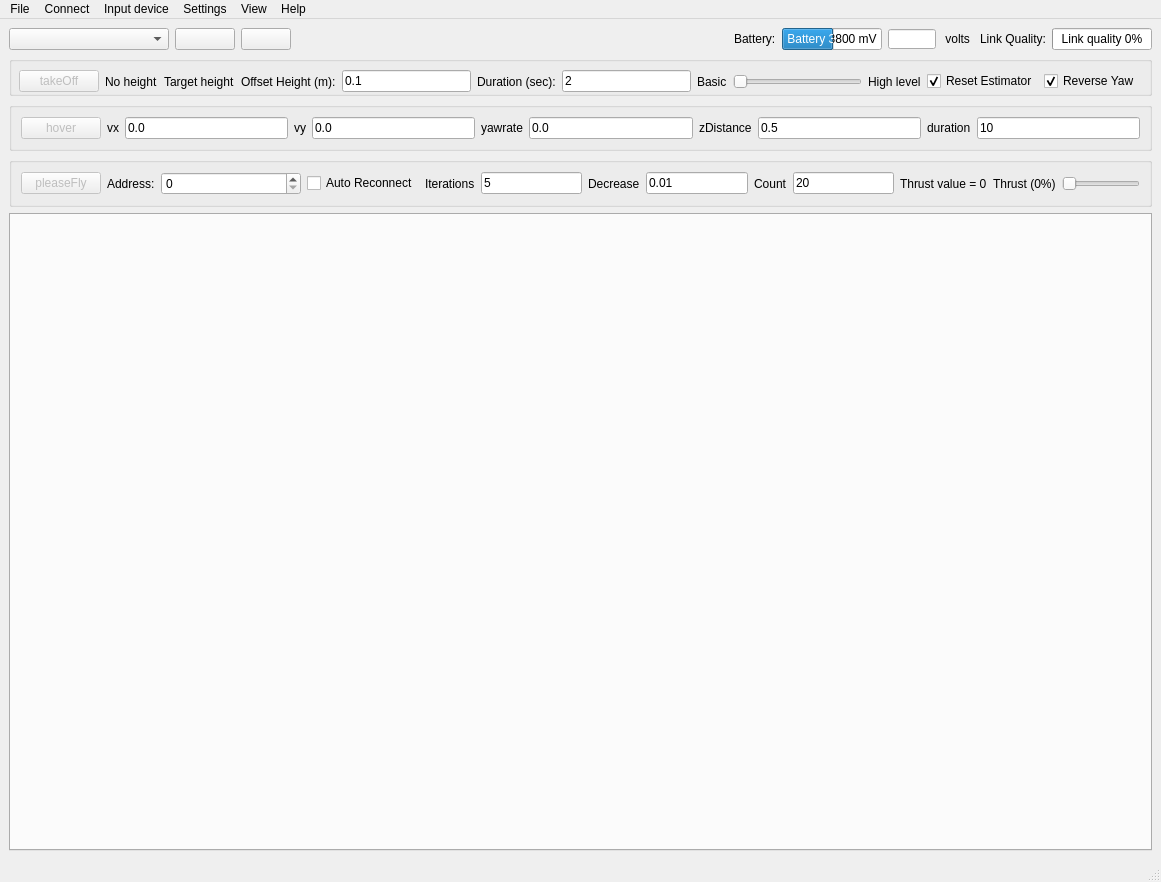
<?xml version="1.0" encoding="UTF-8"?>
<ui version="4.0">
 <class>MainWindow</class>
 <widget class="QMainWindow" name="MainWindow">
  <property name="geometry">
   <rect>
    <x>0</x>
    <y>0</y>
    <width>1161</width>
    <height>882</height>
   </rect>
  </property>
  <property name="windowTitle">
   <string>Crazyflie Nano Quadcopter Control</string>
  </property>
  <property name="statusTip">
   <string/>
  </property>
  <widget class="QWidget" name="centralwidget">
   <layout class="QGridLayout" name="gridLayout">
    <item row="0" column="0">
     <layout class="QVBoxLayout" name="verticalLayout_2">
      <item>
       <layout class="QGridLayout" name="gridLayout_2">
        <item row="0" column="6">
         <widget class="QLineEdit" name="_aff_volts">
          <property name="sizePolicy">
           <sizepolicy hsizetype="Fixed" vsizetype="Fixed">
            <horstretch>0</horstretch>
            <verstretch>0</verstretch>
           </sizepolicy>
          </property>
          <property name="minimumSize">
           <size>
            <width>48</width>
            <height>20</height>
           </size>
          </property>
          <property name="maximumSize">
           <size>
            <width>48</width>
            <height>20</height>
           </size>
          </property>
          <property name="alignment">
           <set>Qt::AlignRight|Qt::AlignTrailing|Qt::AlignVCenter</set>
          </property>
          <property name="readOnly">
           <bool>true</bool>
          </property>
         </widget>
        </item>
        <item row="0" column="0">
         <widget class="QComboBox" name="interfaceCombo">
          <property name="minimumSize">
           <size>
            <width>160</width>
            <height>0</height>
           </size>
          </property>
          <property name="editable">
           <bool>false</bool>
          </property>
         </widget>
        </item>
        <item row="0" column="1">
         <widget class="QPushButton" name="connectButton">
          <property name="minimumSize">
           <size>
            <width>60</width>
            <height>0</height>
           </size>
          </property>
          <property name="toolTip">
           <string/>
          </property>
         </widget>
        </item>
        <item row="0" column="2">
         <widget class="QPushButton" name="scanButton">
          <property name="minimumSize">
           <size>
            <width>50</width>
            <height>0</height>
           </size>
          </property>
         </widget>
        </item>
        <item row="0" column="3">
         <spacer name="horizontalSpacer">
          <property name="orientation">
           <enum>Qt::Horizontal</enum>
          </property>
          <property name="sizeHint" stdset="0">
           <size>
            <width>40</width>
            <height>20</height>
           </size>
          </property>
         </spacer>
        </item>
        <item row="0" column="8">
         <widget class="QLabel" name="linkQualityLabel">
          <property name="text">
           <string>Link Quality:</string>
          </property>
         </widget>
        </item>
        <item row="0" column="9">
         <widget class="QProgressBar" name="linkQualityBar">
          <property name="minimumSize">
           <size>
            <width>30</width>
            <height>0</height>
           </size>
          </property>
          <property name="maximumSize">
           <size>
            <width>100</width>
            <height>16777215</height>
           </size>
          </property>
          <property name="maximum">
           <number>100</number>
          </property>
          <property name="value">
           <number>0</number>
          </property>
          <property name="textVisible">
           <bool>true</bool>
          </property>
          <property name="format">
           <string>Link quality %p%</string>
          </property>
         </widget>
        </item>
        <item row="0" column="4">
         <widget class="QLabel" name="batteryLabel">
          <property name="text">
           <string>Battery:</string>
          </property>
         </widget>
        </item>
        <item row="0" column="5">
         <widget class="QProgressBar" name="batteryBar">
          <property name="minimumSize">
           <size>
            <width>30</width>
            <height>0</height>
           </size>
          </property>
          <property name="maximumSize">
           <size>
            <width>100</width>
            <height>16777215</height>
           </size>
          </property>
          <property name="minimum">
           <number>3400</number>
          </property>
          <property name="maximum">
           <number>4180</number>
          </property>
          <property name="value">
           <number>3800</number>
          </property>
          <property name="textVisible">
           <bool>true</bool>
          </property>
          <property name="invertedAppearance">
           <bool>false</bool>
          </property>
          <property name="textDirection">
           <enum>QProgressBar::TopToBottom</enum>
          </property>
          <property name="format">
           <string>Battery %v mV</string>
          </property>
         </widget>
        </item>
        <item row="0" column="7">
         <widget class="QLabel" name="label">
          <property name="text">
           <string> volts </string>
          </property>
         </widget>
        </item>
       </layout>
      </item>
      <item>
       <widget class="QGroupBox" name="reverseYawCheck">
        <property name="minimumSize">
         <size>
          <width>0</width>
          <height>40</height>
         </size>
        </property>
        <property name="maximumSize">
         <size>
          <width>16777215</width>
          <height>16777215</height>
         </size>
        </property>
        <property name="title">
         <string/>
        </property>
        <widget class="QWidget" name="layoutWidget">
         <property name="geometry">
          <rect>
           <x>10</x>
           <y>0</y>
           <width>1121</width>
           <height>51</height>
          </rect>
         </property>
         <layout class="QHBoxLayout" name="horizontalLayout_4">
          <item>
           <widget class="QPushButton" name="takeOffButton">
            <property name="enabled">
             <bool>false</bool>
            </property>
            <property name="text">
             <string>takeOff</string>
            </property>
           </widget>
          </item>
          <item>
           <widget class="QLabel" name="initialHeight">
            <property name="text">
             <string>No height</string>
            </property>
           </widget>
          </item>
          <item>
           <widget class="QLabel" name="targetHeightLabel">
            <property name="text">
             <string>Target height</string>
            </property>
           </widget>
          </item>
          <item>
           <widget class="QLabel" name="label_5">
            <property name="text">
             <string>Offset Height (m):</string>
            </property>
           </widget>
          </item>
          <item>
           <widget class="QLineEdit" name="takeOffHeightText">
            <property name="text">
             <string>0.1</string>
            </property>
           </widget>
          </item>
          <item>
           <widget class="QLabel" name="label_6">
            <property name="text">
             <string>Duration (sec):</string>
            </property>
           </widget>
          </item>
          <item>
           <widget class="QLineEdit" name="takeOffDurationText">
            <property name="text">
             <string>2</string>
            </property>
           </widget>
          </item>
          <item>
           <widget class="QLabel" name="label_7">
            <property name="text">
             <string>Basic</string>
            </property>
           </widget>
          </item>
          <item>
           <widget class="QSlider" name="contollerSlider">
            <property name="maximum">
             <number>1</number>
            </property>
            <property name="orientation">
             <enum>Qt::Horizontal</enum>
            </property>
           </widget>
          </item>
          <item>
           <widget class="QLabel" name="label_8">
            <property name="text">
             <string>High level</string>
            </property>
           </widget>
          </item>
          <item>
           <widget class="QCheckBox" name="resetEstimatorCheck">
            <property name="text">
             <string>Reset Estimator</string>
            </property>
            <property name="checked">
             <bool>true</bool>
            </property>
           </widget>
          </item>
          <item>
           <widget class="QCheckBox" name="checkBox">
            <property name="text">
             <string>Reverse Yaw</string>
            </property>
            <property name="checked">
             <bool>true</bool>
            </property>
           </widget>
          </item>
         </layout>
        </widget>
       </widget>
      </item>
      <item>
       <widget class="QGroupBox" name="groupBox_3">
        <property name="title">
         <string/>
        </property>
        <layout class="QHBoxLayout" name="horizontalLayout">
         <item>
          <widget class="QPushButton" name="hoverButton">
           <property name="enabled">
            <bool>false</bool>
           </property>
           <property name="text">
            <string>hover</string>
           </property>
          </widget>
         </item>
         <item>
          <widget class="QLabel" name="label_9">
           <property name="text">
            <string>vx</string>
           </property>
          </widget>
         </item>
         <item>
          <widget class="QLineEdit" name="hoverVxText">
           <property name="enabled">
            <bool>true</bool>
           </property>
           <property name="text">
            <string>0.0</string>
           </property>
          </widget>
         </item>
         <item>
          <widget class="QLabel" name="label_10">
           <property name="text">
            <string>vy</string>
           </property>
          </widget>
         </item>
         <item>
          <widget class="QLineEdit" name="hoverVyText">
           <property name="enabled">
            <bool>true</bool>
           </property>
           <property name="text">
            <string>0.0</string>
           </property>
          </widget>
         </item>
         <item>
          <widget class="QLabel" name="label_11">
           <property name="text">
            <string>yawrate</string>
           </property>
          </widget>
         </item>
         <item>
          <widget class="QLineEdit" name="hoverYawrateText">
           <property name="text">
            <string>0.0</string>
           </property>
          </widget>
         </item>
         <item>
          <widget class="QLabel" name="label_13">
           <property name="text">
            <string>zDistance</string>
           </property>
          </widget>
         </item>
         <item>
          <widget class="QLineEdit" name="hoverZDistanceText">
           <property name="text">
            <string>0.5</string>
           </property>
          </widget>
         </item>
         <item>
          <widget class="QLabel" name="label_12">
           <property name="text">
            <string>duration</string>
           </property>
          </widget>
         </item>
         <item>
          <widget class="QLineEdit" name="hoverDurationText">
           <property name="text">
            <string>10</string>
           </property>
          </widget>
         </item>
        </layout>
       </widget>
      </item>
      <item>
       <widget class="QGroupBox" name="groupBox">
        <layout class="QHBoxLayout" stretch="0,0,0,0,0,0,0,0,0,0,0,0,0">
         <item>
          <widget class="QPushButton" name="autoControl">
           <property name="enabled">
            <bool>false</bool>
           </property>
           <property name="text">
            <string>pleaseFly</string>
           </property>
          </widget>
         </item>
         <item>
          <widget class="QLabel" name="addressLabel">
           <property name="text">
            <string>Address:</string>
           </property>
          </widget>
         </item>
         <item>
          <widget class="HexSpinBox" name="address">
           <property name="minimumSize">
            <size>
             <width>140</width>
             <height>0</height>
            </size>
           </property>
          </widget>
         </item>
         <item>
          <widget class="QCheckBox" name="autoReconnectCheckBox">
           <property name="mouseTracking">
            <bool>false</bool>
           </property>
           <property name="text">
            <string>Auto Reconnect</string>
           </property>
           <property name="checked">
            <bool>false</bool>
           </property>
          </widget>
         </item>
         <item>
          <widget class="QLabel" name="label_2">
           <property name="text">
            <string>Iterations</string>
           </property>
          </widget>
         </item>
         <item>
          <widget class="QLineEdit" name="iterationsText">
           <property name="text">
            <string>5</string>
           </property>
          </widget>
         </item>
         <item>
          <widget class="QLabel" name="label_3">
           <property name="text">
            <string>Decrease</string>
           </property>
          </widget>
         </item>
         <item>
          <widget class="QLineEdit" name="decreasePercText">
           <property name="sizePolicy">
            <sizepolicy hsizetype="Minimum" vsizetype="Fixed">
             <horstretch>0</horstretch>
             <verstretch>0</verstretch>
            </sizepolicy>
           </property>
           <property name="minimumSize">
            <size>
             <width>50</width>
             <height>0</height>
            </size>
           </property>
           <property name="text">
            <string>0.01</string>
           </property>
          </widget>
         </item>
         <item>
          <widget class="QLabel" name="label_4">
           <property name="text">
            <string>Count</string>
           </property>
          </widget>
         </item>
         <item>
          <widget class="QLineEdit" name="countText">
           <property name="text">
            <string>20</string>
           </property>
          </widget>
         </item>
         <item>
          <widget class="QLabel" name="thrustValueLabel">
           <property name="text">
            <string>Thrust value = 0</string>
           </property>
          </widget>
         </item>
         <item>
          <widget class="QLabel" name="thrustLabel">
           <property name="text">
            <string>Thrust (0%)</string>
           </property>
          </widget>
         </item>
         <item>
          <widget class="QSlider" name="thrustSlider">
           <property name="orientation">
            <enum>Qt::Horizontal</enum>
           </property>
          </widget>
         </item>
        </layout>
       </widget>
      </item>
      <item>
       <widget class="QScrollArea" name="scrollArea">
        <property name="autoFillBackground">
         <bool>false</bool>
        </property>
        <property name="frameShape">
         <enum>QFrame::NoFrame</enum>
        </property>
        <property name="frameShadow">
         <enum>QFrame::Sunken</enum>
        </property>
        <property name="lineWidth">
         <number>1</number>
        </property>
        <property name="verticalScrollBarPolicy">
         <enum>Qt::ScrollBarAsNeeded</enum>
        </property>
        <property name="widgetResizable">
         <bool>true</bool>
        </property>
        <widget class="QWidget" name="scrollAreaWidgetContents">
         <property name="geometry">
          <rect>
           <x>0</x>
           <y>0</y>
           <width>1141</width>
           <height>594</height>
          </rect>
         </property>
         <property name="sizePolicy">
          <sizepolicy hsizetype="Expanding" vsizetype="Expanding">
           <horstretch>0</horstretch>
           <verstretch>0</verstretch>
          </sizepolicy>
         </property>
         <layout class="QGridLayout" name="gridLayout_3">
          <property name="sizeConstraint">
           <enum>QLayout::SetNoConstraint</enum>
          </property>
          <property name="margin">
           <number>0</number>
          </property>
          <item row="0" column="0">
           <widget class="QTabWidget" name="tabs">
            <property name="sizePolicy">
             <sizepolicy hsizetype="Preferred" vsizetype="Expanding">
              <horstretch>0</horstretch>
              <verstretch>0</verstretch>
             </sizepolicy>
            </property>
            <property name="currentIndex">
             <number>-1</number>
            </property>
           </widget>
          </item>
         </layout>
        </widget>
       </widget>
      </item>
     </layout>
    </item>
   </layout>
  </widget>
  <widget class="QMenuBar" name="menubar">
   <property name="geometry">
    <rect>
     <x>0</x>
     <y>0</y>
     <width>1161</width>
     <height>25</height>
    </rect>
   </property>
   <widget class="QMenu" name="menuFile">
    <property name="title">
     <string>File</string>
    </property>
    <addaction name="separator"/>
    <addaction name="menuItemExit"/>
   </widget>
   <widget class="QMenu" name="menuView">
    <property name="title">
     <string>View</string>
    </property>
   </widget>
   <widget class="QMenu" name="menuHelp">
    <property name="title">
     <string>Help</string>
    </property>
    <addaction name="menuItemAbout"/>
   </widget>
   <widget class="QMenu" name="menuSettings">
    <property name="title">
     <string>Settings</string>
    </property>
    <addaction name="logConfigAction"/>
    <addaction name="separator"/>
    <addaction name="_menuItem_openconfigfolder"/>
   </widget>
   <widget class="QMenu" name="menuConnect">
    <property name="title">
     <string>Connect</string>
    </property>
    <addaction name="menuItemConnect"/>
    <addaction name="menuItemBootloader"/>
    <addaction name="_menu_cf2_config"/>
    <addaction name="_menu_cf1_config"/>
   </widget>
   <widget class="QMenu" name="_menu_inputdevice">
    <property name="title">
     <string>Input device</string>
    </property>
    <addaction name="menuItemConfInputDevice"/>
    <addaction name="_menuitem_rescandevices"/>
    <addaction name="separator"/>
   </widget>
   <addaction name="menuFile"/>
   <addaction name="menuConnect"/>
   <addaction name="_menu_inputdevice"/>
   <addaction name="menuSettings"/>
   <addaction name="menuView"/>
   <addaction name="menuHelp"/>
  </widget>
  <widget class="QStatusBar" name="statusbar"/>
  <action name="menuItemConnect">
   <property name="text">
    <string>Connect Ctrl+C</string>
   </property>
   <property name="shortcut">
    <string/>
   </property>
  </action>
  <action name="menuItemExit">
   <property name="text">
    <string>Exit</string>
   </property>
   <property name="shortcut">
    <string>Ctrl+Q</string>
   </property>
  </action>
  <action name="menuItemRegulation">
   <property name="checkable">
    <bool>true</bool>
   </property>
   <property name="text">
    <string>Regulation</string>
   </property>
  </action>
  <action name="menuItemPlot">
   <property name="checkable">
    <bool>true</bool>
   </property>
   <property name="text">
    <string>Plotting</string>
   </property>
  </action>
  <action name="menuItemFlightdata">
   <property name="checkable">
    <bool>true</bool>
   </property>
   <property name="text">
    <string>Flight data</string>
   </property>
  </action>
  <action name="menuItemService">
   <property name="checkable">
    <bool>true</bool>
   </property>
   <property name="text">
    <string>Service</string>
   </property>
  </action>
  <action name="menuItemAbout">
   <property name="text">
    <string>About</string>
   </property>
   <property name="menuRole">
    <enum>QAction::NoRole</enum>
   </property>
  </action>
  <action name="menuItemConfInputDevice">
   <property name="text">
    <string>Configure device mapping</string>
   </property>
   <property name="menuRole">
    <enum>QAction::NoRole</enum>
   </property>
  </action>
  <action name="actionSelect_input_device">
   <property name="text">
    <string>Select input device</string>
   </property>
  </action>
  <action name="menuItemConsole">
   <property name="text">
    <string>Console</string>
   </property>
  </action>
  <action name="logConfigAction">
   <property name="enabled">
    <bool>false</bool>
   </property>
   <property name="text">
    <string>Logging configurations</string>
   </property>
   <property name="menuRole">
    <enum>QAction::NoRole</enum>
   </property>
  </action>
  <action name="actionOptions">
   <property name="text">
    <string>Options</string>
   </property>
   <property name="menuRole">
    <enum>QAction::NoRole</enum>
   </property>
  </action>
  <action name="menuItemBootloader">
   <property name="text">
    <string>Bootloader</string>
   </property>
  </action>
  <action name="actionAsdfasdf">
   <property name="text">
    <string>asdfasdf</string>
   </property>
  </action>
  <action name="actionSdfasdf">
   <property name="text">
    <string>sdfasdf</string>
   </property>
  </action>
  <action name="_menuitem_rescandevices">
   <property name="enabled">
    <bool>false</bool>
   </property>
   <property name="text">
    <string>Rescan devices</string>
   </property>
  </action>
  <action name="_menuItem_openconfigfolder">
   <property name="text">
    <string>Open config folder</string>
   </property>
  </action>
  <action name="_menu_cf2_config">
   <property name="enabled">
    <bool>false</bool>
   </property>
   <property name="text">
    <string>Configure 2.X</string>
   </property>
   <property name="menuRole">
    <enum>QAction::NoRole</enum>
   </property>
  </action>
  <action name="_menu_cf_config_2">
   <property name="text">
    <string>Configure 1.0</string>
   </property>
  </action>
  <action name="_menu_cf1_config">
   <property name="text">
    <string>Configure 1.0</string>
   </property>
   <property name="menuRole">
    <enum>QAction::NoRole</enum>
   </property>
  </action>
 </widget>
 <customwidgets>
  <customwidget>
   <class>HexSpinBox</class>
   <extends>QSpinBox</extends>
   <header>cfclient.ui.widgets.hexspinbox</header>
  </customwidget>
 </customwidgets>
 <resources/>
 <connections/>
</ui>
